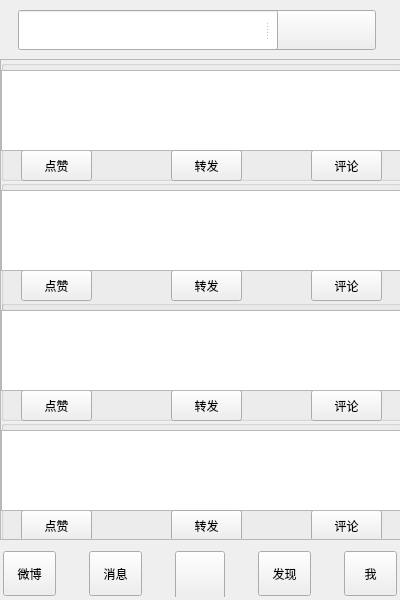
<?xml version="1.0" encoding="UTF-8"?>
<ui version="4.0">
 <class>page</class>
 <widget class="QMainWindow" name="page">
  <property name="enabled">
   <bool>true</bool>
  </property>
  <property name="geometry">
   <rect>
    <x>0</x>
    <y>0</y>
    <width>400</width>
    <height>600</height>
   </rect>
  </property>
  <property name="minimumSize">
   <size>
    <width>400</width>
    <height>600</height>
   </size>
  </property>
  <property name="maximumSize">
   <size>
    <width>400</width>
    <height>600</height>
   </size>
  </property>
  <property name="mouseTracking">
   <bool>false</bool>
  </property>
  <property name="windowTitle">
   <string>weibo</string>
  </property>
  <property name="styleSheet">
   <string notr="true">border-color: rgb(255, 0, 0);
color: rgb(0, 0, 0);</string>
  </property>
  <widget class="QWidget" name="centralWidget">
   <widget class="QSplitter" name="splitter">
    <property name="geometry">
     <rect>
      <x>-30</x>
      <y>545</y>
      <width>461</width>
      <height>52</height>
     </rect>
    </property>
    <property name="orientation">
     <enum>Qt::Horizontal</enum>
    </property>
    <widget class="QWidget" name="layoutWidget">
     <layout class="QGridLayout" name="gridLayout">
      <property name="horizontalSpacing">
       <number>6</number>
      </property>
      <item row="0" column="4">
       <widget class="QToolButton" name="home_page">
        <property name="minimumSize">
         <size>
          <width>53</width>
          <height>45</height>
         </size>
        </property>
        <property name="maximumSize">
         <size>
          <width>53</width>
          <height>45</height>
         </size>
        </property>
        <property name="text">
         <string>我</string>
        </property>
        <property name="icon">
         <iconset>
          <normaloff>white.png</normaloff>white.png</iconset>
        </property>
        <property name="toolButtonStyle">
         <enum>Qt::ToolButtonTextUnderIcon</enum>
        </property>
       </widget>
      </item>
      <item row="0" column="2">
       <widget class="QToolButton" name="plus_sign">
        <property name="enabled">
         <bool>true</bool>
        </property>
        <property name="minimumSize">
         <size>
          <width>50</width>
          <height>50</height>
         </size>
        </property>
        <property name="maximumSize">
         <size>
          <width>50</width>
          <height>50</height>
         </size>
        </property>
        <property name="focusPolicy">
         <enum>Qt::NoFocus</enum>
        </property>
        <property name="contextMenuPolicy">
         <enum>Qt::NoContextMenu</enum>
        </property>
        <property name="layoutDirection">
         <enum>Qt::LeftToRight</enum>
        </property>
        <property name="text">
         <string/>
        </property>
        <property name="icon">
         <iconset>
          <normaloff>plus sign.jpg</normaloff>plus sign.jpg</iconset>
        </property>
        <property name="iconSize">
         <size>
          <width>80</width>
          <height>80</height>
         </size>
        </property>
        <property name="autoRepeat">
         <bool>false</bool>
        </property>
        <property name="autoExclusive">
         <bool>false</bool>
        </property>
        <property name="autoRepeatInterval">
         <number>100</number>
        </property>
        <property name="toolButtonStyle">
         <enum>Qt::ToolButtonFollowStyle</enum>
        </property>
        <property name="autoRaise">
         <bool>false</bool>
        </property>
        <property name="arrowType">
         <enum>Qt::NoArrow</enum>
        </property>
       </widget>
      </item>
      <item row="0" column="3">
       <widget class="QToolButton" name="found">
        <property name="minimumSize">
         <size>
          <width>53</width>
          <height>45</height>
         </size>
        </property>
        <property name="maximumSize">
         <size>
          <width>53</width>
          <height>45</height>
         </size>
        </property>
        <property name="text">
         <string>发现</string>
        </property>
        <property name="icon">
         <iconset>
          <normaloff>black search.png</normaloff>black search.png</iconset>
        </property>
        <property name="checkable">
         <bool>false</bool>
        </property>
        <property name="checked">
         <bool>false</bool>
        </property>
        <property name="toolButtonStyle">
         <enum>Qt::ToolButtonTextUnderIcon</enum>
        </property>
       </widget>
      </item>
      <item row="0" column="1">
       <widget class="QToolButton" name="message">
        <property name="minimumSize">
         <size>
          <width>53</width>
          <height>45</height>
         </size>
        </property>
        <property name="maximumSize">
         <size>
          <width>53</width>
          <height>45</height>
         </size>
        </property>
        <property name="text">
         <string>消息</string>
        </property>
        <property name="icon">
         <iconset>
          <normaloff>white information.png</normaloff>white information.png</iconset>
        </property>
        <property name="toolButtonStyle">
         <enum>Qt::ToolButtonTextUnderIcon</enum>
        </property>
       </widget>
      </item>
      <item row="0" column="0">
       <widget class="QToolButton" name="microblog">
        <property name="minimumSize">
         <size>
          <width>53</width>
          <height>45</height>
         </size>
        </property>
        <property name="maximumSize">
         <size>
          <width>53</width>
          <height>45</height>
         </size>
        </property>
        <property name="sizeIncrement">
         <size>
          <width>0</width>
          <height>0</height>
         </size>
        </property>
        <property name="text">
         <string>微博</string>
        </property>
        <property name="icon">
         <iconset>
          <normaloff>white house.png</normaloff>white house.png</iconset>
        </property>
        <property name="toolButtonStyle">
         <enum>Qt::ToolButtonTextUnderIcon</enum>
        </property>
       </widget>
      </item>
     </layout>
    </widget>
   </widget>
   <widget class="QSplitter" name="splitter_2">
    <property name="geometry">
     <rect>
      <x>18</x>
      <y>10</y>
      <width>370</width>
      <height>40</height>
     </rect>
    </property>
    <property name="maximumSize">
     <size>
      <width>370</width>
      <height>40</height>
     </size>
    </property>
    <property name="orientation">
     <enum>Qt::Horizontal</enum>
    </property>
    <widget class="QLineEdit" name="search_box">
     <property name="minimumSize">
      <size>
       <width>260</width>
       <height>40</height>
      </size>
     </property>
     <property name="maximumSize">
      <size>
       <width>247</width>
       <height>40</height>
      </size>
     </property>
    </widget>
    <widget class="QToolButton" name="seach">
     <property name="minimumSize">
      <size>
       <width>107</width>
       <height>40</height>
      </size>
     </property>
     <property name="maximumSize">
      <size>
       <width>107</width>
       <height>40</height>
      </size>
     </property>
     <property name="text">
      <string/>
     </property>
     <property name="icon">
      <iconset>
       <normaloff>white search.png</normaloff>white search.png</iconset>
     </property>
    </widget>
   </widget>
   <widget class="QScrollArea" name="scrollArea">
    <property name="geometry">
     <rect>
      <x>0</x>
      <y>59</y>
      <width>401</width>
      <height>481</height>
     </rect>
    </property>
    <property name="widgetResizable">
     <bool>true</bool>
    </property>
    <widget class="QWidget" name="scrollAreaContents">
     <property name="geometry">
      <rect>
       <x>0</x>
       <y>0</y>
       <width>399</width>
       <height>479</height>
      </rect>
     </property>
     <property name="autoFillBackground">
      <bool>false</bool>
     </property>
     <widget class="QGroupBox" name="blog2">
      <property name="geometry">
       <rect>
        <x>0</x>
        <y>120</y>
        <width>401</width>
        <height>131</height>
       </rect>
      </property>
      <property name="title">
       <string/>
      </property>
      <widget class="QPushButton" name="comment_2">
       <property name="geometry">
        <rect>
         <x>310</x>
         <y>90</y>
         <width>71</width>
         <height>31</height>
        </rect>
       </property>
       <property name="text">
        <string>评论</string>
       </property>
      </widget>
      <widget class="QPushButton" name="resend_2">
       <property name="geometry">
        <rect>
         <x>170</x>
         <y>90</y>
         <width>71</width>
         <height>31</height>
        </rect>
       </property>
       <property name="text">
        <string>转发</string>
       </property>
      </widget>
      <widget class="QPushButton" name="good_2">
       <property name="geometry">
        <rect>
         <x>20</x>
         <y>90</y>
         <width>71</width>
         <height>31</height>
        </rect>
       </property>
       <property name="text">
        <string>点赞</string>
       </property>
      </widget>
      <widget class="QTextEdit" name="blog_text_2">
       <property name="geometry">
        <rect>
         <x>0</x>
         <y>10</y>
         <width>401</width>
         <height>81</height>
        </rect>
       </property>
      </widget>
     </widget>
     <widget class="QGroupBox" name="blog3">
      <property name="geometry">
       <rect>
        <x>0</x>
        <y>240</y>
        <width>401</width>
        <height>121</height>
       </rect>
      </property>
      <property name="title">
       <string/>
      </property>
      <widget class="QPushButton" name="comment_3">
       <property name="geometry">
        <rect>
         <x>310</x>
         <y>90</y>
         <width>71</width>
         <height>31</height>
        </rect>
       </property>
       <property name="text">
        <string>评论</string>
       </property>
      </widget>
      <widget class="QPushButton" name="resend_3">
       <property name="geometry">
        <rect>
         <x>170</x>
         <y>90</y>
         <width>71</width>
         <height>31</height>
        </rect>
       </property>
       <property name="text">
        <string>转发</string>
       </property>
      </widget>
      <widget class="QPushButton" name="good_3">
       <property name="geometry">
        <rect>
         <x>20</x>
         <y>90</y>
         <width>71</width>
         <height>31</height>
        </rect>
       </property>
       <property name="text">
        <string>点赞</string>
       </property>
      </widget>
      <widget class="QTextEdit" name="blog_text_3">
       <property name="geometry">
        <rect>
         <x>0</x>
         <y>10</y>
         <width>401</width>
         <height>81</height>
        </rect>
       </property>
      </widget>
     </widget>
     <widget class="QGroupBox" name="blog4">
      <property name="geometry">
       <rect>
        <x>0</x>
        <y>360</y>
        <width>401</width>
        <height>121</height>
       </rect>
      </property>
      <property name="title">
       <string/>
      </property>
      <widget class="QPushButton" name="comment_4">
       <property name="geometry">
        <rect>
         <x>310</x>
         <y>90</y>
         <width>71</width>
         <height>31</height>
        </rect>
       </property>
       <property name="text">
        <string>评论</string>
       </property>
      </widget>
      <widget class="QPushButton" name="good_4">
       <property name="geometry">
        <rect>
         <x>20</x>
         <y>90</y>
         <width>71</width>
         <height>31</height>
        </rect>
       </property>
       <property name="text">
        <string>点赞</string>
       </property>
      </widget>
      <widget class="QTextEdit" name="blog_text_4">
       <property name="geometry">
        <rect>
         <x>0</x>
         <y>10</y>
         <width>401</width>
         <height>81</height>
        </rect>
       </property>
      </widget>
      <widget class="QPushButton" name="resend_4">
       <property name="geometry">
        <rect>
         <x>170</x>
         <y>90</y>
         <width>71</width>
         <height>31</height>
        </rect>
       </property>
       <property name="text">
        <string>转发</string>
       </property>
      </widget>
     </widget>
     <widget class="QGroupBox" name="blog1">
      <property name="geometry">
       <rect>
        <x>0</x>
        <y>0</y>
        <width>401</width>
        <height>121</height>
       </rect>
      </property>
      <property name="title">
       <string/>
      </property>
      <widget class="QPushButton" name="comment_1">
       <property name="geometry">
        <rect>
         <x>310</x>
         <y>90</y>
         <width>71</width>
         <height>31</height>
        </rect>
       </property>
       <property name="text">
        <string>评论</string>
       </property>
      </widget>
      <widget class="QPushButton" name="good_1">
       <property name="geometry">
        <rect>
         <x>20</x>
         <y>90</y>
         <width>71</width>
         <height>31</height>
        </rect>
       </property>
       <property name="text">
        <string>点赞</string>
       </property>
      </widget>
      <widget class="QTextEdit" name="blog_text_1">
       <property name="geometry">
        <rect>
         <x>0</x>
         <y>10</y>
         <width>401</width>
         <height>81</height>
        </rect>
       </property>
      </widget>
      <widget class="QPushButton" name="resend_1">
       <property name="geometry">
        <rect>
         <x>170</x>
         <y>90</y>
         <width>71</width>
         <height>31</height>
        </rect>
       </property>
       <property name="text">
        <string>转发</string>
       </property>
      </widget>
     </widget>
    </widget>
   </widget>
   <zorder>scrollArea</zorder>
   <zorder>splitter</zorder>
   <zorder>splitter_2</zorder>
  </widget>
 </widget>
 <layoutdefault spacing="3" margin="6"/>
 <resources/>
 <connections>
  <connection>
   <sender>seach</sender>
   <signal>clicked(bool)</signal>
   <receiver>page</receiver>
   <slot>close()</slot>
   <hints>
    <hint type="sourcelabel">
     <x>319</x>
     <y>28</y>
    </hint>
    <hint type="destinationlabel">
     <x>244</x>
     <y>-29</y>
    </hint>
   </hints>
  </connection>
 </connections>
 <slots>
  <signal>signal1()</signal>
  <signal>signal2()</signal>
 </slots>
</ui>
